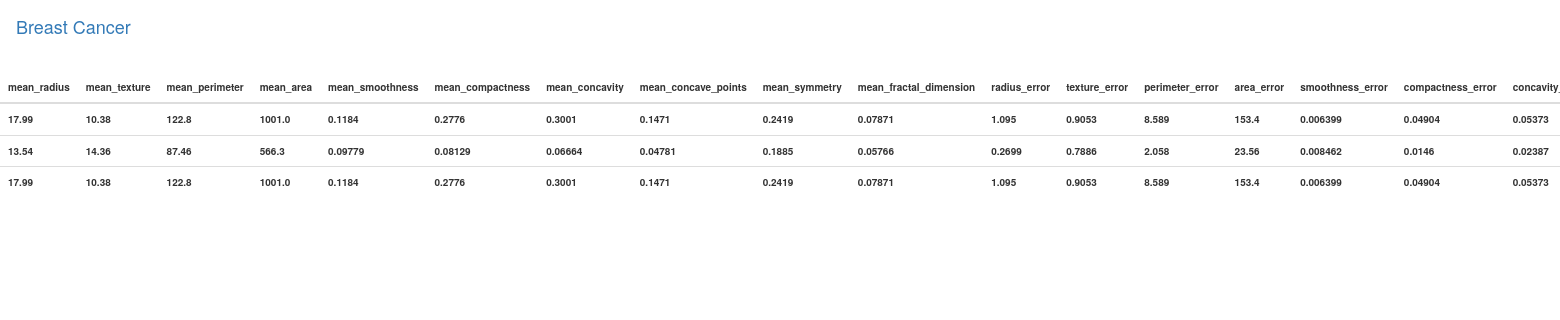
/predictions, run on the app's committed database.
### CancerApp/models.py (models this page shows, shortened)
class Cancer(models.Model):
    mean_radius=models.FloatField(null=False)
    mean_texture=models.FloatField(null=False)
    mean_perimeter=models.FloatField(null=False)
    mean_area=models.FloatField(null=False)
    mean_smoothness=models.FloatField(null=False)
    mean_compactness=models.FloatField(null=False)
    mean_concavity=models.FloatField(null=False)
    mean_concave_points=models.FloatField(null=False)
    mean_symmetry=models.FloatField(null=False)
    mean_fractal_dimension=models.FloatField(null=False)
    radius_error=models.FloatField(null=False)
    texture_error=models.FloatField(null=False)
    perimeter_error=models.FloatField(null=False)
    area_error=models.FloatField(null=False)
    smoothness_error=models.FloatField(null=False)
    compactness_error=models.FloatField(null=False)
    concavity_error=models.FloatField(null=False)
    concave_points_error=models.FloatField(null=False)
    symmetry_error=models.FloatField(null=False)
    fractal_dimension_error=models.FloatField(null=False)
    worst_radius=models.FloatField(null=False)
    worst_texture=models.FloatField(null=False)
    worst_perimeter=models.FloatField(null=False)
    worst_area=models.FloatField(null=False)
    worst_smoothness=models.FloatField(null=False)
    worst_compactness=models.FloatField(null=False)
    worst_concavity=models.FloatField(null=False)
    worst_concave_points=models.FloatField(null=False)
    worst_symmetry=models.FloatField(null=False)
    worst_fractal_dimension=models.FloatField(null=False)
    prediction=models.CharField(max_length=50)

### CancerApp/views.py (the view)
# urls.py: path('predictions',views.prediction,name="cancerapp-prediction")
def prediction(request):
    prediction_data = Cancer.objects.all()
    context={
        'prediction_data':prediction_data
    }
    return render(request,"CancerApp/prediction.html",context)

### templates/CancerApp/prediction.html (shortened to what this page needs)
<!DOCTYPE html>
<html lang="en">
<head>
  <link rel="stylesheet" href="https://maxcdn.bootstrapcdn.com/bootstrap/3.4.1/css/bootstrap.min.css">
</head>
<body style="font-size: 10px;">
    <nav class="navbar navbar-dark bg-dark justify-content-between">
        <a class="navbar-brand" style="margin: 0;" href="{% url 'index-page' %}" >Breast Cancer</a>
      </nav>
    <div class="row ml-4 ">
         <div class="col-md-8 offset-md-2 mt-5 boder">
            <table class="table">
                <thead>
                  <tr>
                    <th scope="col">mean_radius</th>
                    <th scope="col">mean_texture</th>
                    <th scope="col">mean_perimeter</th>
                    <th scope="col">mean_area</th>
                    <th scope="col">mean_smoothness</th>
                    <th scope="col">mean_compactness</th>
                    <th scope="col">mean_concavity</th>
                    <th scope="col">mean_concave_points</th>
                    <th scope="col">mean_symmetry</th>
                    <th scope="col">mean_fractal_dimension</th>
                    <th scope="col">radius_error</th>
                    <th scope="col">texture_error</th>
                    <th scope="col">perimeter_error</th>
                    <th scope="col">area_error</th>
                    <th scope="col">smoothness_error</th>
                    <th scope="col">compactness_error</th>
                    <th scope="col">concavity_error</th>
                  </tr>
                </thead>
                <tbody>
                  {% for data in prediction_data %}
                  <tr>
                    <th scope="row">{{ data.mean_radius }}</th>
                    <th>{{ data.mean_texture }}</th>
                    <th>{{ data.mean_perimeter}}</th>
                    <th>{{ data.mean_area }}</th>
                    <th>{{ data.mean_smoothness }}</th>
                    <th>{{ data.mean_compactness }}</th>
                    <th>{{ data.mean_concavity }}</th>
                    <th>{{ data.mean_concave_points }}</th>
                    <th>{{ data.mean_symmetry }}</th>
                    <th>{{ data.mean_fractal_dimension }}</th>
                    <th>{{ data.radius_error }}</th>
                    <th>{{ data.texture_error }}</th>
                    <th>{{ data.perimeter_error }}</th>
                    <th>{{ data.area_error }}</th>
                    <th>{{ data.smoothness_error }}</th>
                    <th>{{ data.compactness_error }}</th>
                    <th>{{ data.concavity_error }}</th>
                  </tr>
                  {% endfor %}
                </tbody>
              </table>
        </div>
    </div>
</body>
</html>

### data on the page
Cancer: mean_radius "17.99", mean_texture "10.38", mean_perimeter "122.8", mean_area "1001.0", mean_smoothness "0.1184", mean_compactness "0.2776", mean_concavity "0.3001", mean_concave_points "0.1471", mean_symmetry "0.2419", mean_fractal_dimension "0.07871", radius_error "1.095", texture_error "0.9053", perimeter_error "8.589", area_error "153.4", smoothness_error "0.006399", compactness_error "0.04904", concavity_error "0.05373"
Cancer: mean_radius "13.54", mean_texture "14.36", mean_perimeter "87.46", mean_area "566.3", mean_smoothness "0.09779", mean_compactness "0.08129", mean_concavity "0.06664", mean_concave_points "0.04781", mean_symmetry "0.1885", mean_fractal_dimension "0.05766", radius_error "0.2699", texture_error "0.7886", perimeter_error "2.058", area_error "23.56", smoothness_error "0.008462", compactness_error "0.0146", concavity_error "0.02387"
Cancer: mean_radius "17.99", mean_texture "10.38", mean_perimeter "122.8", mean_area "1001.0", mean_smoothness "0.1184", mean_compactness "0.2776", mean_concavity "0.3001", mean_concave_points "0.1471", mean_symmetry "0.2419", mean_fractal_dimension "0.07871", radius_error "1.095", texture_error "0.9053", perimeter_error "8.589", area_error "153.4", smoothness_error "0.006399", compactness_error "0.04904", concavity_error "0.05373"
